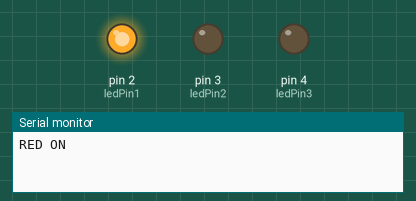
This sketch was run on a simulated Arduino Uno, built with avr-gcc and run on an emulated ATmega328P. Parts: output pins drawn as LEDs (lit = HIGH), the last lines printed to the serial monitor.

Above: at 1.5 s.
At 4.5 s:
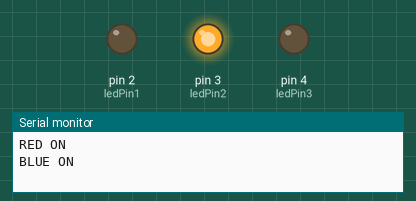
At 7.5 s:
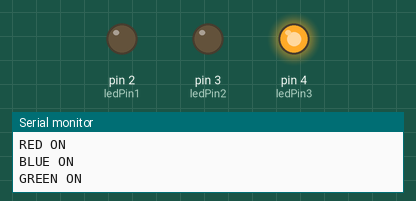
Timing chart, 0 to 11.7 s (numbered marks = the images above):
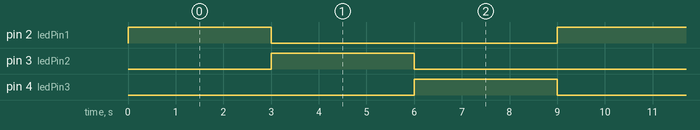

The sketch:

Test_3_LEDs.ino
```cpp
// Pin numbers for the LEDs
const int ledPin1 = 2;
const int ledPin2 = 3;
const int ledPin3 = 4;

void setup() {
  // Set the LED pins as output
  pinMode(ledPin1, OUTPUT);
  pinMode(ledPin2, OUTPUT);
  pinMode(ledPin3, OUTPUT);
 digitalWrite(ledPin1, LOW);
  digitalWrite(ledPin2, LOW);
  digitalWrite(ledPin3, LOW);
 Serial.begin(115200);
}

void loop() {
  // Turn on LED 1 and turn off the others
  digitalWrite(ledPin1, HIGH);
  Serial.println("RED ON");
  digitalWrite(ledPin2, LOW);
  digitalWrite(ledPin3, LOW);
  delay(3000); // Wait for 1 second

  // Turn on LED 2 and turn off the others
  digitalWrite(ledPin1, LOW);
  digitalWrite(ledPin2, HIGH);
  Serial.println("BLUE ON");
  digitalWrite(ledPin3, LOW);
  delay(3000); // Wait for 1 second

  // Turn on LED 3 and turn off the others
  digitalWrite(ledPin1, LOW);
  digitalWrite(ledPin2, LOW);
  digitalWrite(ledPin3, HIGH);
  Serial.println("GREEN ON");
  delay(3000); // Wait for 1 second
}
```

Measured:
- by itself, pin 2 (ledPin1), pin 3 (ledPin2), pin 4 (ledPin3): alternates HIGH for 3.0 s and LOW for 6.0 s
- by itself, everything shown: repeats every 9.0 s, in 3 steps
